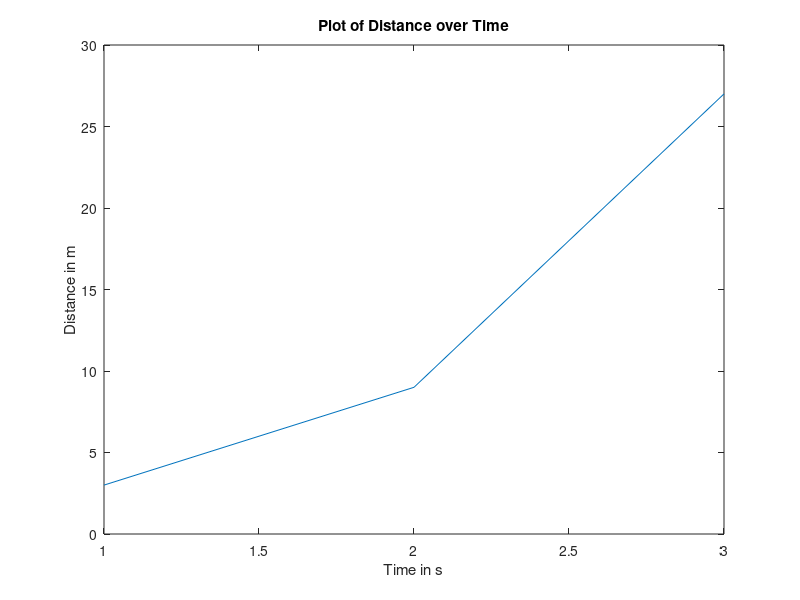

The MATLAB source for this figure:
clear all
x = [3 9 27]
t = [1 2 3]
plot(t, x)

title('Plot of Distance over Time')
xlabel('Time in s')
ylabel('Distance in m')

